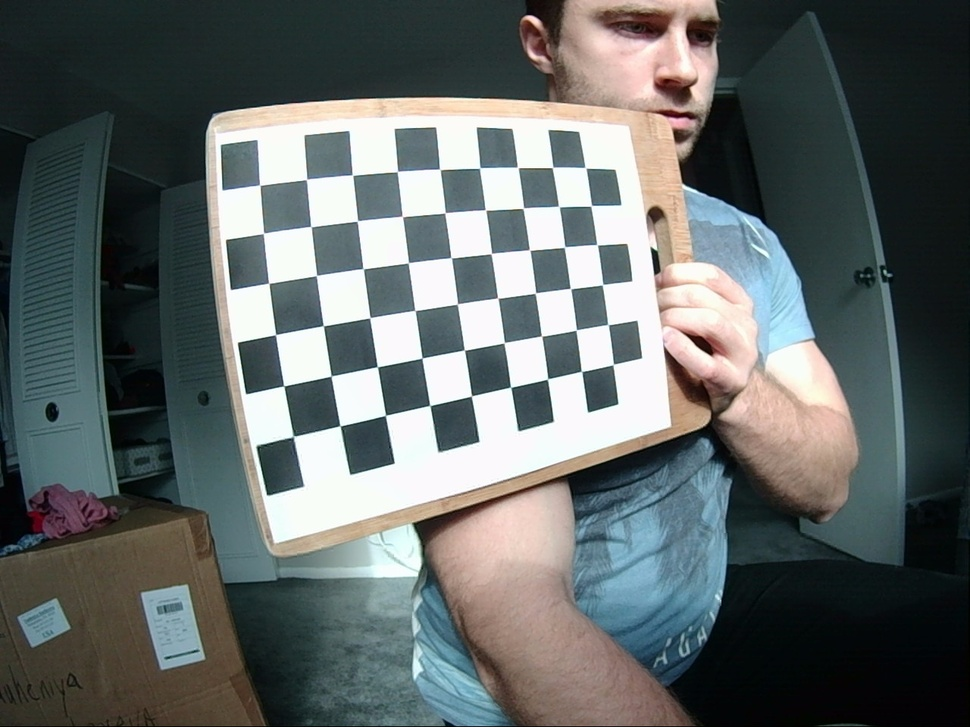
#> input picture firmware/stereoImageDataSets/img0/LEFT/img_06_l.jpg, 970 x 727 px, shrunk from 1280 x 960 before the run; its folder holds only this picture in this run
$ python leftImagesCameraMatix.py
#> lines starting #> are read from the running program, lines starting #| are printed output that depends on the picture; after the words box and inside, x2 and y2 are one past the last pixel; in counts of white or black regions, pixels touching at a corner belong together
import numpy as np
import cv2 as cv
import glob

heightIn = 6
widthIn  = 9


# termination criteria
criteria = (cv.TERM_CRITERIA_EPS + cv.TERM_CRITERIA_MAX_ITER, 30, 0.001)
# prepare object points, like (0,0,0), (1,0,0), (2,0,0) ....,(6,5,0)
objp = np.zeros((heightIn*widthIn,3), np.float32)
objp[:,:2] = np.mgrid[0:heightIn,0:widthIn].T.reshape(-1,2)
# Arrays to store object points and image points from all the images.
objpoints = [] # 3d point in real world space
imgpoints = [] # 2d points in image plane.

images = glob.glob('img0/LEFT/*.jpg')
print(images)
for fname in images:

    img = cv.imread(fname)
#> img is the input picture: shape (727, 970, 3); mean B, G, R 103.7, 104.5, 98.2
    gray = cv.cvtColor(img, cv.COLOR_BGR2GRAY)
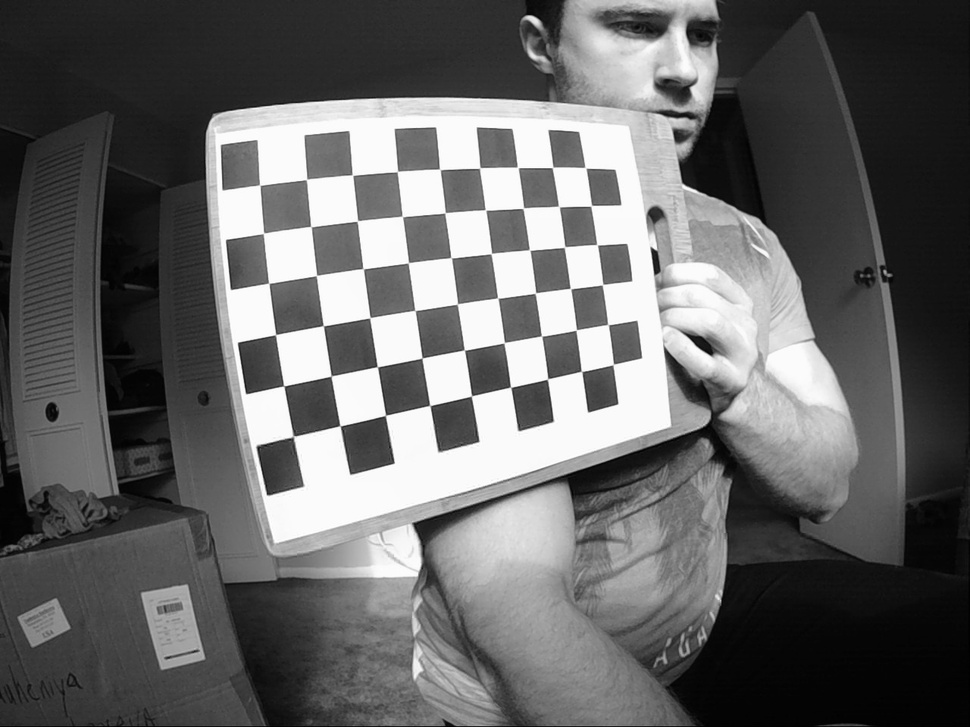
#> gray: shape (727, 970); min 0, max 255, mean 102.5
    # Find the chess board corners
    ret, corners = cv.findChessboardCorners(gray, (heightIn,widthIn), None)
#> ret = True; corners = 54 rows, first 8: [293.5, 435.9], [283.8, 385.9], [275.5, 334.6], [268.8, 283.3], [263.7, 233.2], [259.7, 185], [340, 425.7], [331.3, 375.9]
    # If found, add object points, image points (after refining them)
    if ret == True:
        objpoints.append(objp)
        corners2 = cv.cornerSubPix(gray,corners, (11,11), (-1,-1), criteria)
#> corners2 = 54 rows, first 8: [293.4, 436.6], [283.8, 385.9], [275.6, 334.6], [268.7, 283.3], [263.5, 233.4], [259.7, 185.2], [340.1, 425.8], [331.1, 376.1]
        imgpoints.append(corners)
        # Draw and display the corners
        cv.drawChessboardCorners(img, (heightIn,widthIn), corners2, ret)
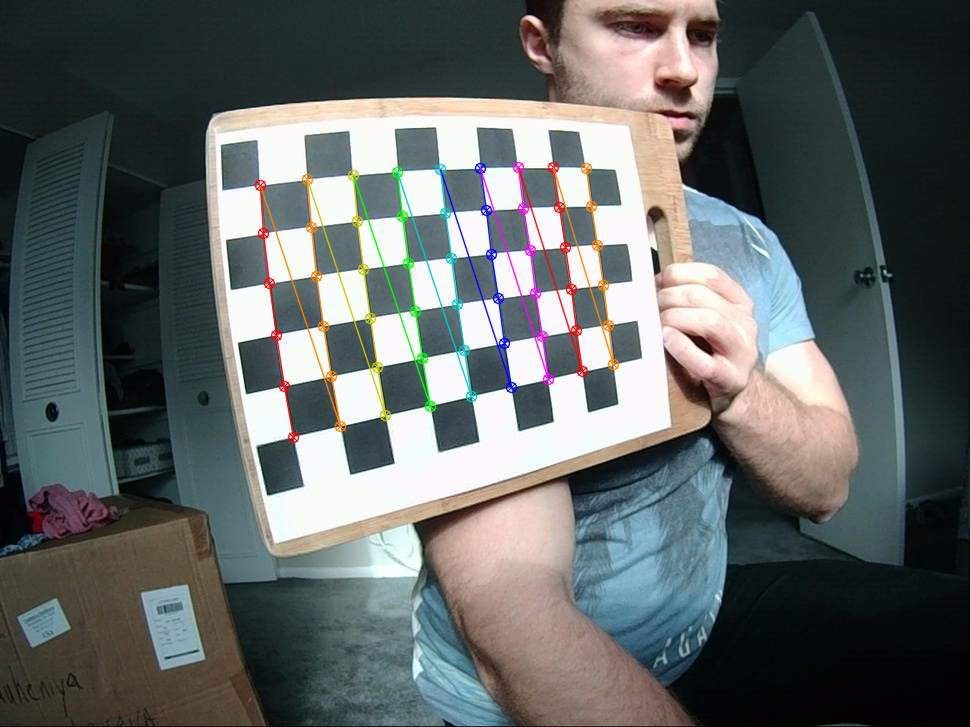
#> img: shape (727, 970, 3); 2.24% of pixels changed, all inside (x1, y1, x2, y2) = (254, 161, 620, 444)
        cv.imshow('img', img)
        cv.waitKey(500)
cv.destroyAllWindows()


ret, mtx, dist, rvecs, tvecs = cv.calibrateCamera(objpoints, imgpoints, gray.shape[::-1], None, None)
#> ret = 0.149; mtx = [[721.3, 0, 554.1], [0, 704.6, 408.9], [0, 0, 1]]; dist = [[-0.49, 0.165, -0.0076, -0.0109, 0.0947]]; rvecs = ([0.606, -0.404, -1.69],); tvecs = ([-4.91, 0.55, 12.81],)

img = cv.imread(images[0])

h,  w = img.shape[:2]
#> h = 727; w = 970
newcameramtx, roi = cv.getOptimalNewCameraMatrix(mtx, dist, (w,h), 1, (w,h))
#> newcameramtx = [[550.2, 0, 532.8], [0, 529.6, 399.8], [0, 0, 1]]; roi = (14, 27, 929, 647)
# undistort
dst = cv.undistort(img, mtx, dist, None, newcameramtx)
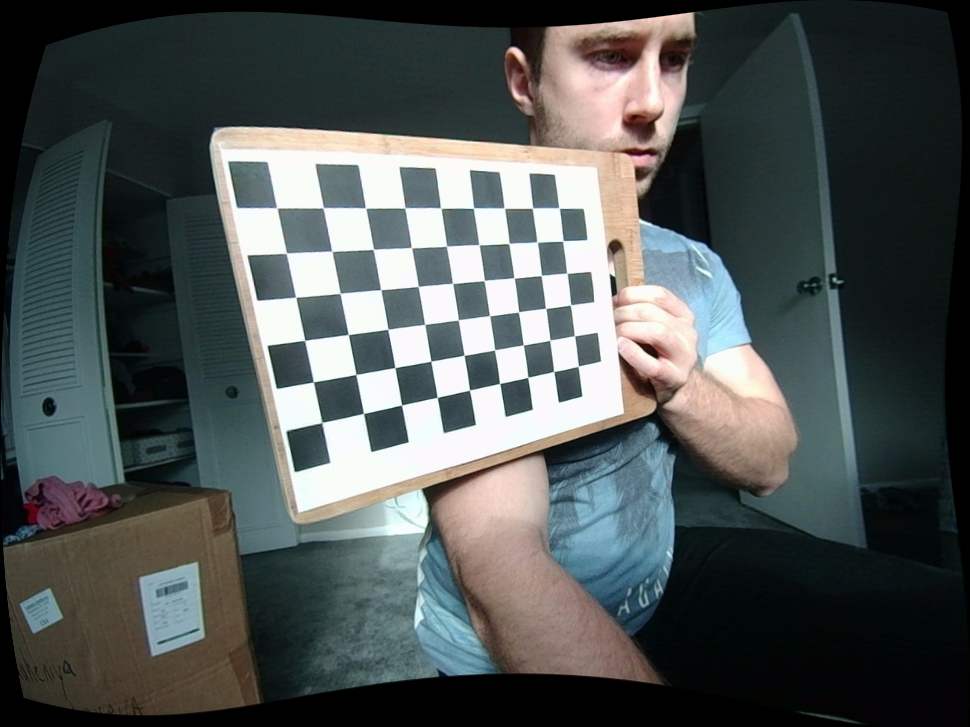
#> dst: shape (727, 970, 3); mean B, G, R 84.7, 85.5, 79.6
# crop the image
x, y, w, h = roi
#> x = 14; y = 27; w = 929; h = 647
dst = dst[y:y+h, x:x+w]
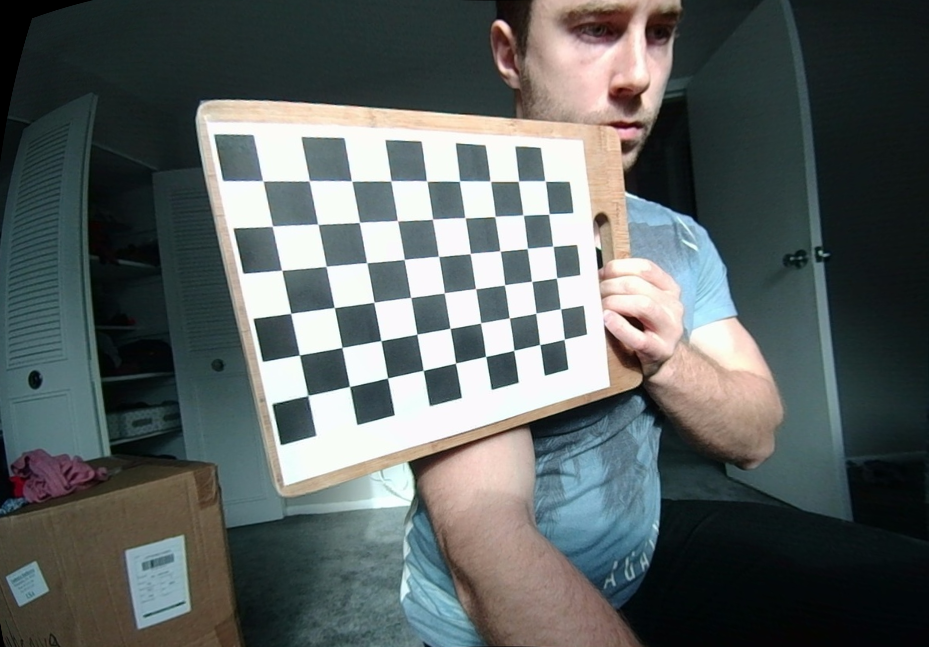
#> dst: shape (647, 929, 3); mean B, G, R 96.9, 97.7, 90.9
cv.imwrite('calibresult.png', dst)
print(roi)
#| (14, 27, 929, 647)
